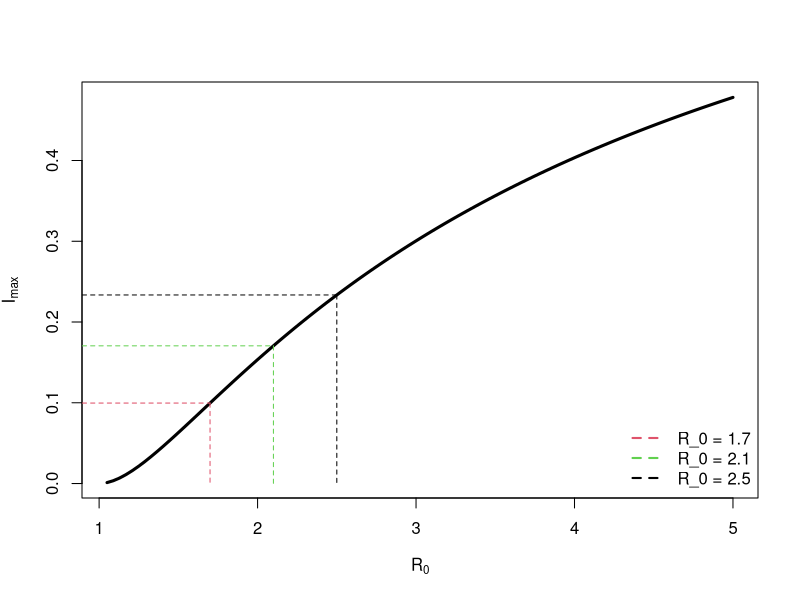
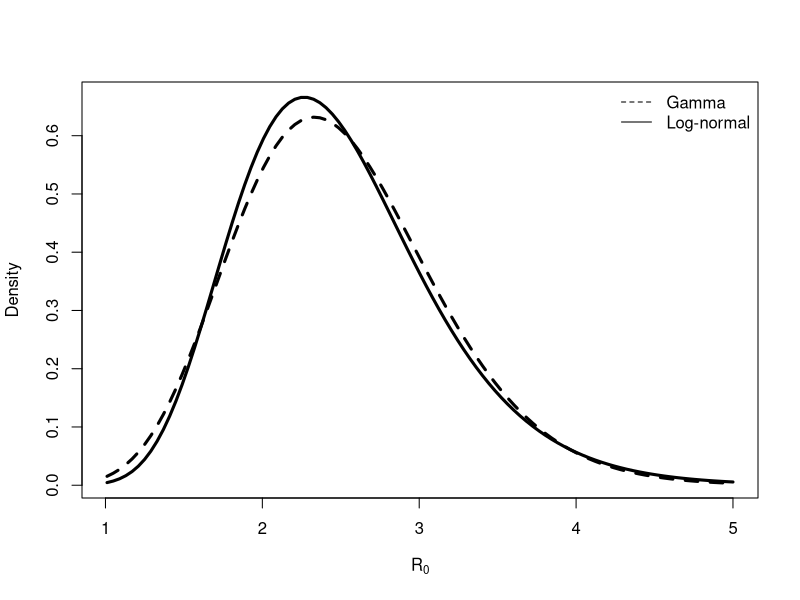
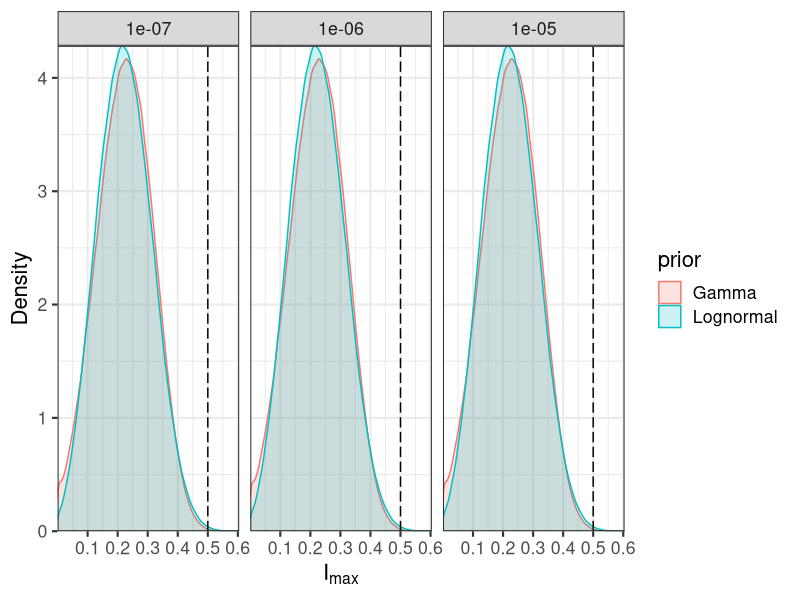

The R source for these figures, in order:
########Prelimniary stuff #########################################
LogMean <- function(realMean, realSD){
  ## takes REAL mean and REAL standard deviation; returns LOG mean
  realVar <- realSD^2
  mu <- log(realMean/ sqrt(1 + (realVar/realMean^2)))
  return(mu)
}
LogVar <- function(realMean, realSD){
  ## takes REAL mean and REAL standard deviation; returns LOG variance
  realVar <- realSD^2
  sigmasq <- log(1 + (realVar/realMean^2))
  return(sigmasq)
}
##
exact_I_max <- function(S0, I0, R_0){
  ans <- S0 + I0 - 1/R_0 * ( log(S0) + 1 + log(R_0))
  return(ans)
}
###################################################################
###################################################################

Imax.1.7 <- exact_I_max(R_0 = 1.7, I0 = 1.67E-7, S0 = 1-1.67E-7)
Imax.2.1 <- exact_I_max(R_0 = 2.1, I0 = 1.67E-7, S0 = 1-1.67E-7)
Imax.2.5 <- exact_I_max(R_0 = 2.5, I0 = 1.67E-7, S0 = 1-1.67E-7)

curve(exact_I_max(x, I0 = 1.67E-7, S0 = 1-1.67E-7), 1.05, 5, lwd = 3, 
      xlab = expression(R[0]), ylab = expression(I[max]))

segments(x0 = 2.5, y0 = Imax.2.5, x1 = 2.5, y1 = 0, lty = 2)
segments(x0 = 0, y0 = Imax.2.5, x1 = 2.5, y1 = Imax.2.5, lty = 2)

segments(x0 = 1.7, y0 = Imax.1.7, x1 = 1.7, y1 = 0, lty = 2, col = 2)
segments(x0 = 0, y0 = Imax.1.7, x1 = 1.7, y1 = Imax.1.7, lty = 2, col = 2)

segments(x0 = 2.1, y0 = Imax.2.1, x1 = 2.1, y1 = 0, lty = 2, col = 3)
segments(x0 = 0, y0 = Imax.2.1, x1 = 2.1, y1 = Imax.2.1, lty = 2, col = 3)

legend(x = "bottomright", legend = c("R_0 = 1.7", "R_0 = 2.1", "R_0 = 2.5"), col = c(2, 3, 1), bty = 'n', lwd = 2, lty = 2)

### Elicitation

m <- 2.5 # E[R0]
v <- .65^2 # Var(R0)

# Gamma
alpha <- m^2/v
beta <- m/v
qgamma(p = c(.025, .975), shape = alpha, rate = beta)

# Log-normal
mu <- LogMean(realMean = m, realSD = sqrt(v) )
sigma <- sqrt( LogVar(realMean = m, realSD = sqrt(v) )    ) 

qlnorm(p = c(.025, .975), meanlog = mu, sdlog = sigma)
### Comparing densities

minR <- 1.01
maxR <- 5

curve(dlnorm(x, meanlog = mu, sdlog = sigma), lwd = 3,
      ylab = "Density", xlab = expression(R[0]), minR, maxR)
curve(dgamma(x, shape = alpha, rate = beta), lwd = 3, lty = 2, add = TRUE)
legend(x = "topright", legend = c("Gamma", "Log-normal"), lty = 2:1, bty = 'n')

crazyR <- 6

pgamma(q = crazyR, shape = alpha, rate = beta)
plnorm(q = crazyR, meanlog = mu, sdlog = sigma)

## Sampling 
M <- 1E6

R0.samples.G <- rgamma(n = M, shape = alpha, rate = beta)
R0.samples.L <- rlnorm(n = M, meanlog = mu, sdlog = sigma)

N <- 1
I0a <- 1E-7
I0b <- 1E-6
I0c <- 1E-5

Imax.samples.I0a.G <- exact_I_max(R_0 = R0.samples.G, I0 = I0a, S0 = N-I0a)
Imax.samples.I0a.L <-  exact_I_max(R_0 = R0.samples.L, I0 = I0a, S0 = N-I0a)

Imax.samples.I0b.G <- exact_I_max(R_0 = R0.samples.G, I0 = I0b, S0 = N-I0b)
Imax.samples.I0b.L <-  exact_I_max(R_0 = R0.samples.L, I0 = I0b, S0 = N-I0b)

Imax.samples.I0c.G <- exact_I_max(R_0 = R0.samples.G, I0 = I0c, S0 = N-I0c)
Imax.samples.I0c.L <-  exact_I_max(R_0 = R0.samples.L, I0 = I0c, S0 = N-I0c)

Imax.dt <- data.frame(
  Imax = c(Imax.samples.I0a.G, Imax.samples.I0b.G, Imax.samples.I0c.G,
           Imax.samples.I0a.L, Imax.samples.I0b.L, Imax.samples.I0c.L),
  prior = rep(c("Gamma", "Lognormal"), each = 3*M),
  I0 = rep(c(I0a, I0b, I0c), each = M)
)
Imax.dt$I0 <- as.factor(Imax.dt$I0)

library(ggplot2)

p0 <- ggplot(data = Imax.dt, aes(x = Imax, col = prior, fill = prior)) + 
  geom_density(alpha = .2)+
  scale_x_continuous(expression(I[max]), expand = c(0, 0)) + 
  scale_y_continuous("Density", expand = c(0, 0)) + 
  geom_vline(xintercept = 1/2, linetype = "longdash") +
  facet_wrap(I0~.) + 
  theme_bw(base_size = 16)
p0

# p1 <- ggplot(data = Imax.dt, aes(x = Imax, col = I0, fill = I0)) + 
#   geom_density(alpha = .2)+
#   scale_x_continuous(expression(I[max]), expand = c(0, 0)) + 
#   scale_y_continuous("Density", expand = c(0, 0)) + 
#   facet_wrap(prior~.) + 
#   theme_bw(base_size = 16)
# p1

summarise <- function(x, alpha = 0.95){
  return(c(
    lwr =  quantile(x, probs = (1-alpha)/2),
    mean = mean(x),
    lwr =  quantile(x, probs = (1+alpha)/2)
  ))
}

print( aggregate(x = Imax.dt$Imax, 
                 by = list(I = Imax.dt$I0, P  = Imax.dt$prior), 
                 FUN = summarise), digits = 3)